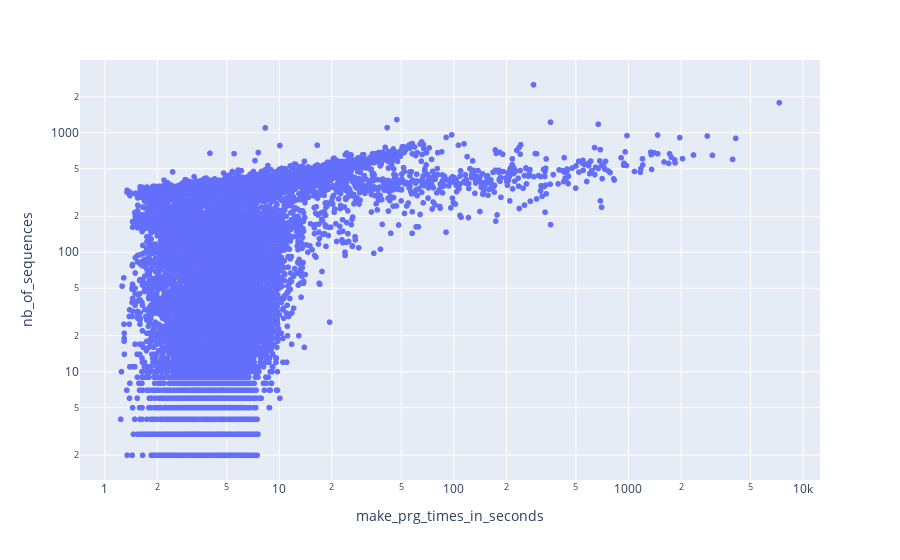

Source (notebook cell):
### Code cell
df = pd.DataFrame(data={"make_prg_times_in_seconds": make_prg_times, "nb_of_sequences": make_prg_nbs_of_seqs})
px.scatter(df, x="make_prg_times_in_seconds", y="nb_of_sequences", log_x=True, log_y=True)

### Figure 1 — Plotly figure (JSON) as saved in the notebook; plotly's stock layout.template omitted (floating-point values rounded to 4 significant figures; data arrays with more than 128 entries replaced by an {"elided": "..."} marker saying what was removed)
{"data": [{"hovertemplate": "make_prg_times_in_seconds=%{x}<br>nb_of_sequences=%{y}<extra></extra>", "legendgroup": "", "marker": {"color": "#636efa", "symbol": "circle"}, "mode": "markers", "name": "", "showlegend": false, "type": "scattergl", "x": {"elided": "13303 float values"}, "xaxis": "x", "y": {"elided": "13303 int values"}, "yaxis": "y"}], "layout": {"legend": {"tracegroupgap": 0}, "margin": {"t": 60}, "xaxis": {"anchor": "y", "domain": [0, 1], "title": {"text": "make_prg_times_in_seconds"}, "type": "log"}, "yaxis": {"anchor": "x", "domain": [0, 1], "title": {"text": "nb_of_sequences"}, "type": "log"}}}
